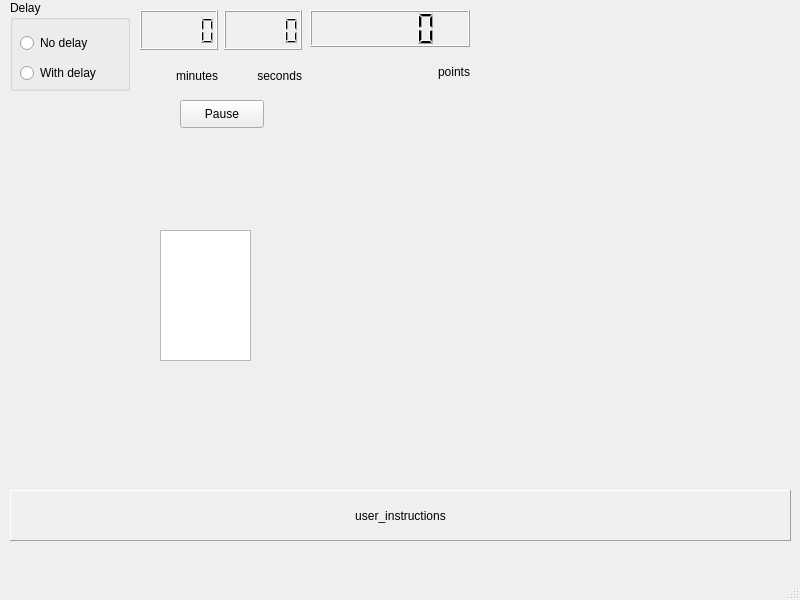
<?xml version="1.0" encoding="UTF-8"?>
<ui version="4.0">
 <class>MainWindow</class>
 <widget class="QMainWindow" name="MainWindow">
  <property name="geometry">
   <rect>
    <x>0</x>
    <y>0</y>
    <width>800</width>
    <height>600</height>
   </rect>
  </property>
  <property name="windowTitle">
   <string>MainWindow</string>
  </property>
  <widget class="QWidget" name="centralwidget">
   <widget class="QGraphicsView" name="graphicsView">
    <property name="geometry">
     <rect>
      <x>160</x>
      <y>230</y>
      <width>91</width>
      <height>131</height>
     </rect>
    </property>
    <property name="mouseTracking">
     <bool>true</bool>
    </property>
   </widget>
   <widget class="QGroupBox" name="delayBox">
    <property name="geometry">
     <rect>
      <x>10</x>
      <y>0</y>
      <width>120</width>
      <height>91</height>
     </rect>
    </property>
    <property name="title">
     <string>Delay</string>
    </property>
    <widget class="QRadioButton" name="no_delay_dutton">
     <property name="geometry">
      <rect>
       <x>10</x>
       <y>30</y>
       <width>106</width>
       <height>26</height>
      </rect>
     </property>
     <property name="text">
      <string>No delay</string>
     </property>
    </widget>
    <widget class="QRadioButton" name="with_delay_button">
     <property name="geometry">
      <rect>
       <x>10</x>
       <y>60</y>
       <width>106</width>
       <height>26</height>
      </rect>
     </property>
     <property name="text">
      <string>With delay</string>
     </property>
    </widget>
   </widget>
   <widget class="QLabel" name="user_instructions_field">
    <property name="geometry">
     <rect>
      <x>10</x>
      <y>490</y>
      <width>781</width>
      <height>51</height>
     </rect>
    </property>
    <property name="frameShape">
     <enum>QFrame::Panel</enum>
    </property>
    <property name="frameShadow">
     <enum>QFrame::Raised</enum>
    </property>
    <property name="text">
     <string>user_instructions</string>
    </property>
    <property name="scaledContents">
     <bool>false</bool>
    </property>
    <property name="alignment">
     <set>Qt::AlignCenter</set>
    </property>
   </widget>
   <widget class="QWidget" name="gridLayoutWidget">
    <property name="geometry">
     <rect>
      <x>140</x>
      <y>10</y>
      <width>162</width>
      <height>85</height>
     </rect>
    </property>
    <layout class="QGridLayout" name="time_grid">
     <item row="0" column="0">
      <widget class="QLCDNumber" name="minutes_lcd"/>
     </item>
     <item row="1" column="1">
      <widget class="QLabel" name="seconds_label">
       <property name="text">
        <string>seconds</string>
       </property>
       <property name="alignment">
        <set>Qt::AlignRight|Qt::AlignTrailing|Qt::AlignVCenter</set>
       </property>
      </widget>
     </item>
     <item row="0" column="1">
      <widget class="QLCDNumber" name="seconds_lcd"/>
     </item>
     <item row="1" column="0">
      <widget class="QLabel" name="minutes_label">
       <property name="text">
        <string>minutes</string>
       </property>
       <property name="alignment">
        <set>Qt::AlignRight|Qt::AlignTrailing|Qt::AlignVCenter</set>
       </property>
      </widget>
     </item>
    </layout>
   </widget>
   <widget class="QPushButton" name="pause_button">
    <property name="geometry">
     <rect>
      <x>180</x>
      <y>100</y>
      <width>84</width>
      <height>28</height>
     </rect>
    </property>
    <property name="text">
     <string>Pause</string>
    </property>
   </widget>
   <widget class="QWidget" name="gridLayoutWidget_2">
    <property name="geometry">
     <rect>
      <x>310</x>
      <y>10</y>
      <width>160</width>
      <height>80</height>
     </rect>
    </property>
    <layout class="QGridLayout" name="points_grid">
     <item row="0" column="0">
      <widget class="QLCDNumber" name="points_lcd"/>
     </item>
     <item row="1" column="0">
      <widget class="QLabel" name="points_label">
       <property name="text">
        <string>points</string>
       </property>
       <property name="alignment">
        <set>Qt::AlignRight|Qt::AlignTrailing|Qt::AlignVCenter</set>
       </property>
      </widget>
     </item>
    </layout>
   </widget>
  </widget>
  <widget class="QMenuBar" name="menubar">
   <property name="geometry">
    <rect>
     <x>0</x>
     <y>0</y>
     <width>800</width>
     <height>25</height>
    </rect>
   </property>
  </widget>
  <widget class="QStatusBar" name="statusbar"/>
 </widget>
 <resources/>
 <connections/>
</ui>
